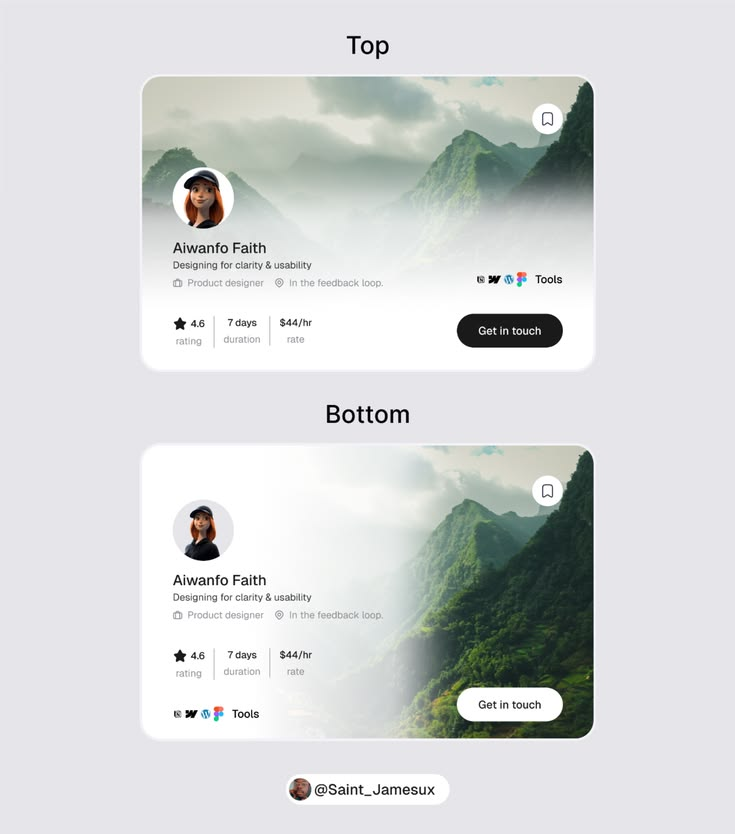
#> input picture DESIGN SYSTEM/A&B Testing.jpeg, 735 x 834 px
$ python duotone-imagens.py '../../DESIGN SYSTEM/A&B Testing.jpeg' '../../DESIGN SYSTEM/(1) Jeet on X_ _A component showing a coding agent in action, designed in Figma, animated with @motiondotdev https___t_co_yDnnQtPbdP_ _ X.jpeg'
#> lines starting #> are read from the running program, lines starting #| are printed output that depends on the picture
"""Aplica o duotone da marca (grafite #111313 -> bege #F6E7CE) a uma imagem.

Uso: python3 scripts/duotone-imagens.py <entrada> <saida.webp>

Passos: escala de cinza, autocontraste com corte de 1% nas pontas e
mapeamento linear das luzes para o par grafite-bege. Mantém o tamanho original.
"""
import sys

from PIL import Image, ImageOps

GRAFITE = (0x11, 0x13, 0x13)
BEGE = (0xF6, 0xE7, 0xCE)


def duotone(entrada: str, saida: str) -> None:
#> called with entrada = '../../DESIGN SYSTEM/A&B Testing.jpeg'
    cinza = ImageOps.autocontrast(ImageOps.grayscale(Image.open(entrada).convert("RGB")), cutoff=1)
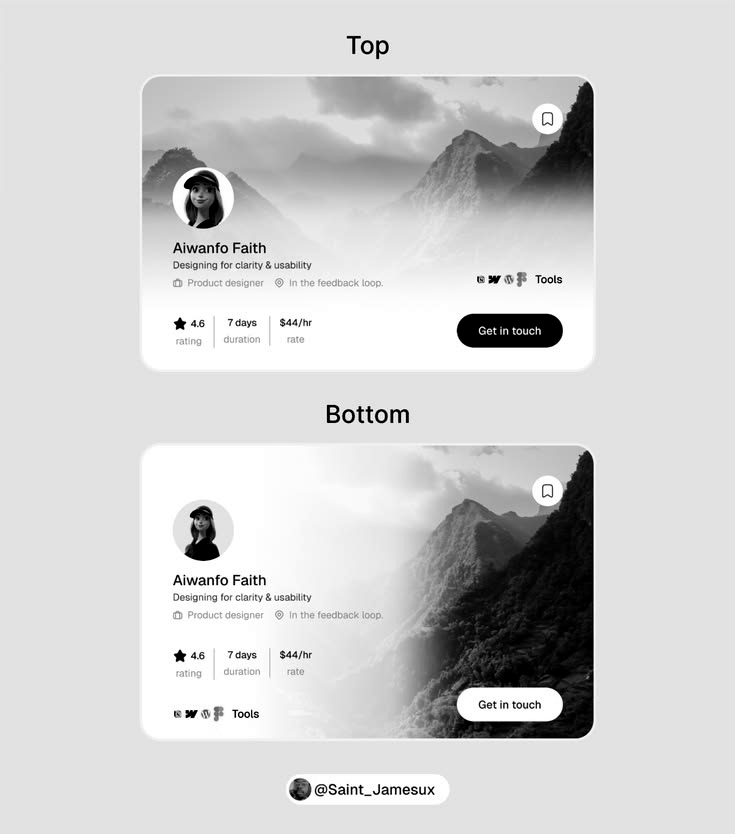
#> cinza: PIL image 735x834 L; min 0, max 255, mean 208.3
    cor = ImageOps.colorize(cinza, black=GRAFITE, white=BEGE)
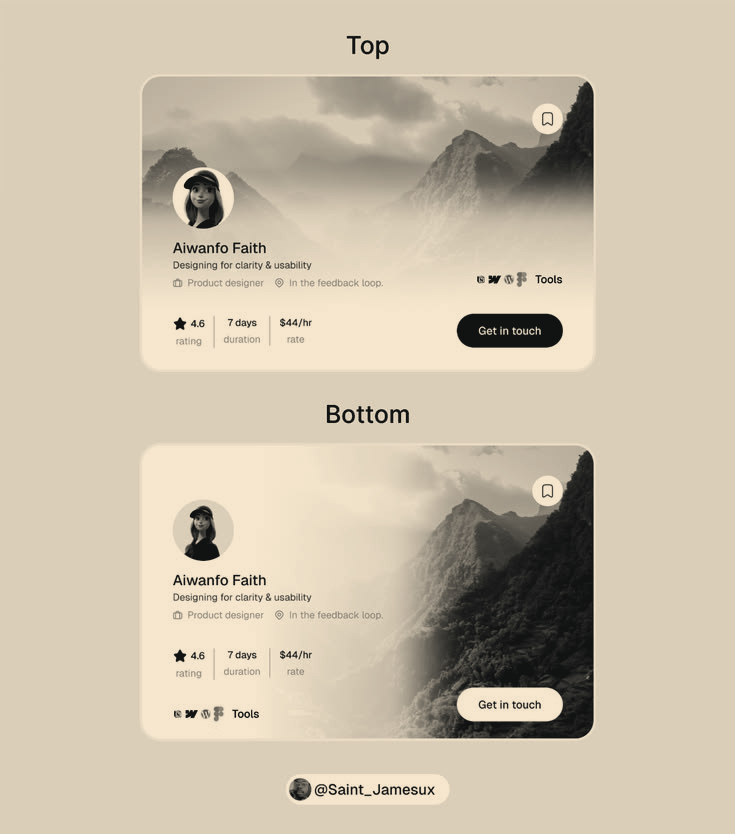
#> cor: PIL image 735x834 RGB; mean R, G, B 203.4, 191.5, 171.2
    cor.save(saida, "WEBP", quality=86, method=6)


if __name__ == "__main__":
    if len(sys.argv) != 3:
        sys.exit(__doc__)
    duotone(sys.argv[1], sys.argv[2])

$ run again, on DESIGN SYSTEM/(2) Instagram.jpeg
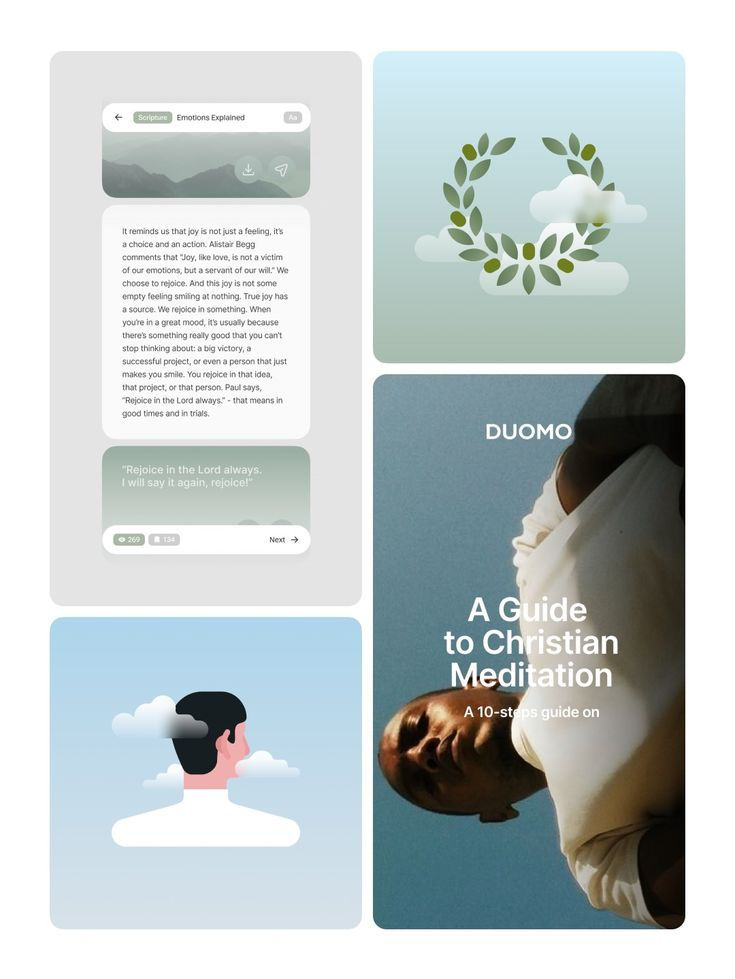
#> input picture DESIGN SYSTEM/(2) Instagram.jpeg, 735 x 979 px
#> in duotone, `cinza = ImageOps.autocontrast(ImageOps.grayscale(Image.open(entrada).c..`:
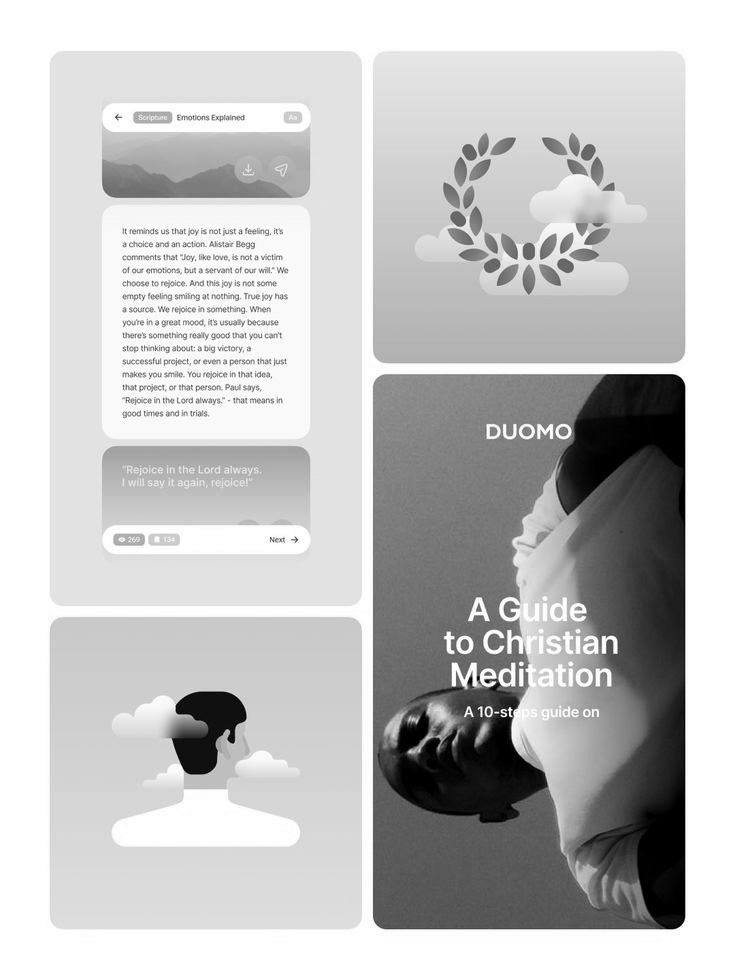
#> cinza: PIL image 735x979 L; min 0, max 255, mean 194.9
#> in duotone, `cor = ImageOps.colorize(cinza, black=GRAFITE, white=BEGE)`:
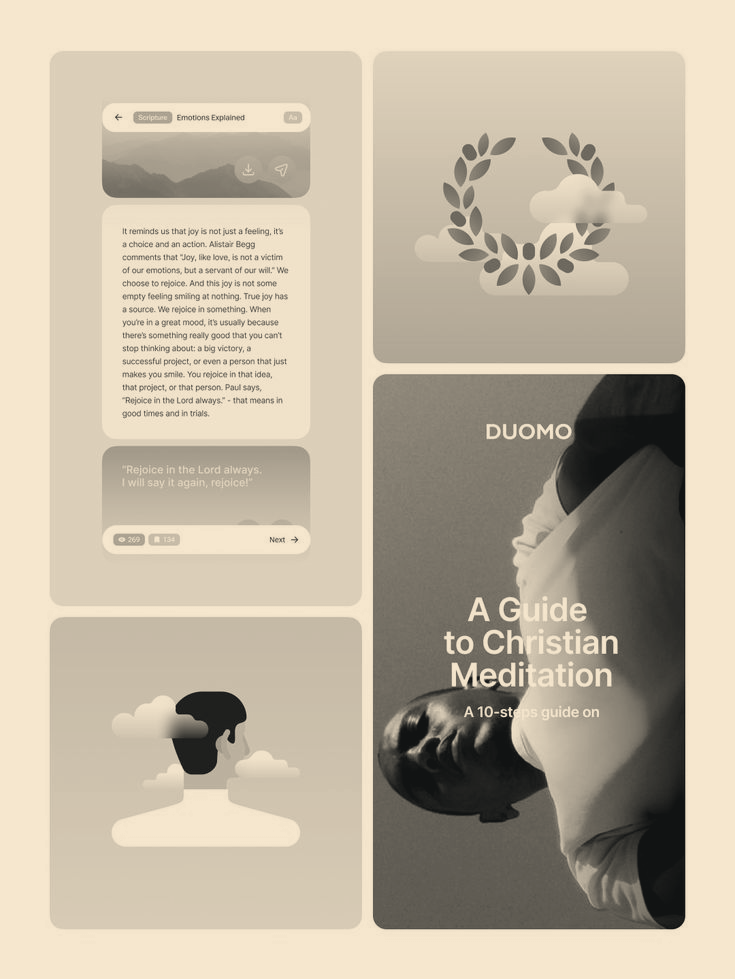
#> cor: PIL image 735x979 RGB; mean R, G, B 191.6, 180.6, 161.5

$ run again, on DESIGN SYSTEM/Note-Taking Mobile App - Rich text editor.jpeg
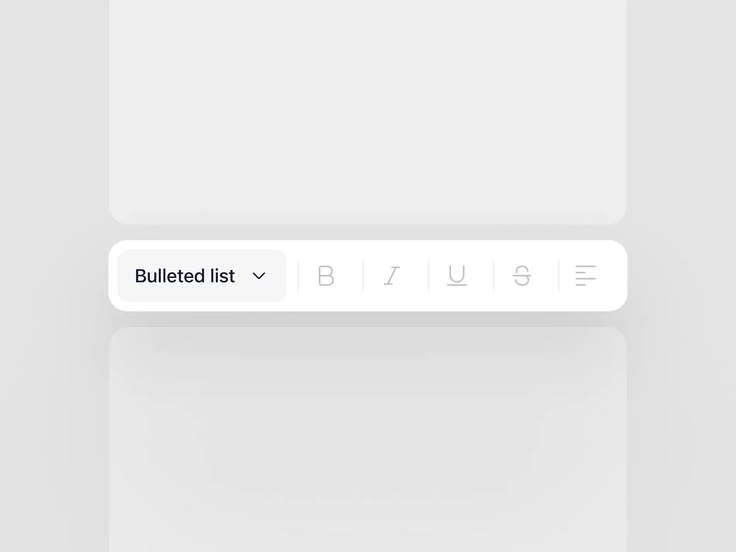
#> input picture DESIGN SYSTEM/Note-Taking Mobile App - Rich text editor.jpeg, 736 x 552 px
#> in duotone, `cinza = ImageOps.autocontrast(ImageOps.grayscale(Image.open(entrada).c..`:
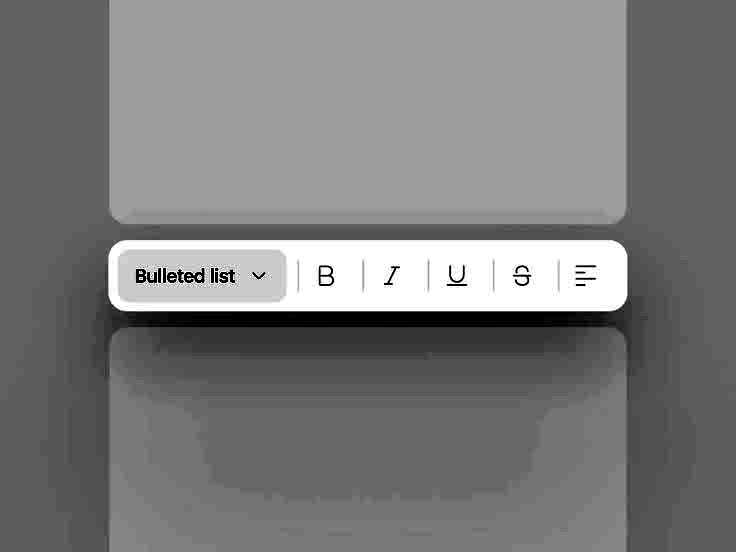
#> cinza: PIL image 736x552 L; min 0, max 255, mean 123.7
#> in duotone, `cor = ImageOps.colorize(cinza, black=GRAFITE, white=BEGE)`:
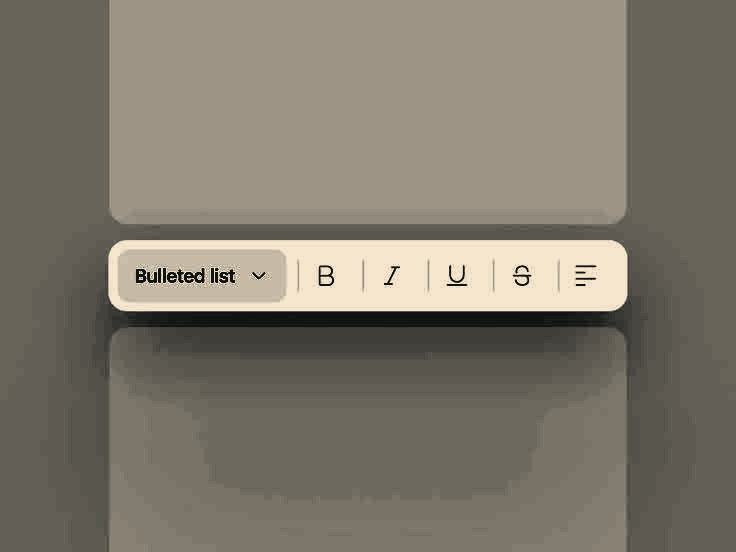
#> cor: PIL image 736x552 RGB; mean R, G, B 127.8, 121.3, 109.3
